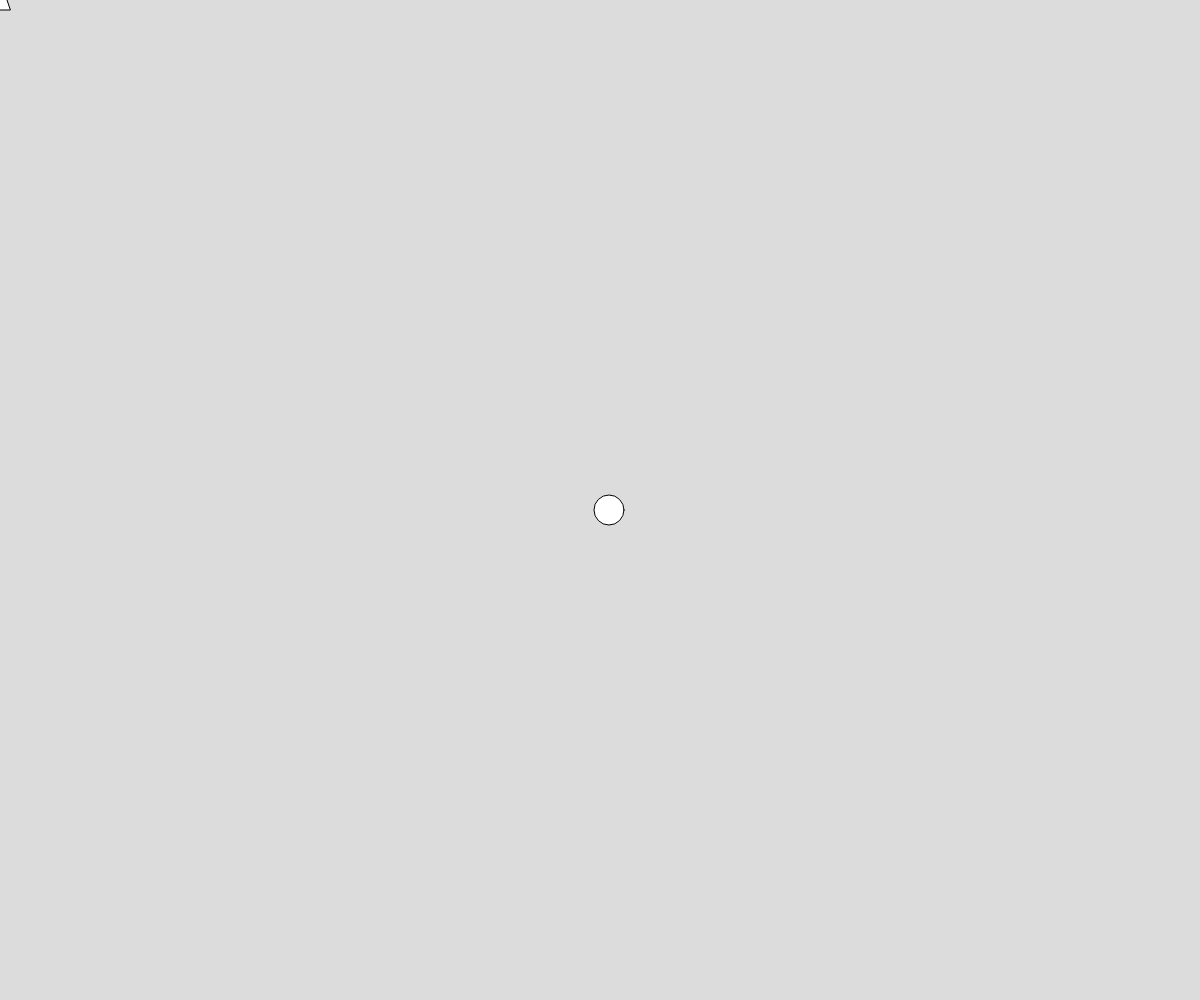
Frame 1 (no input)
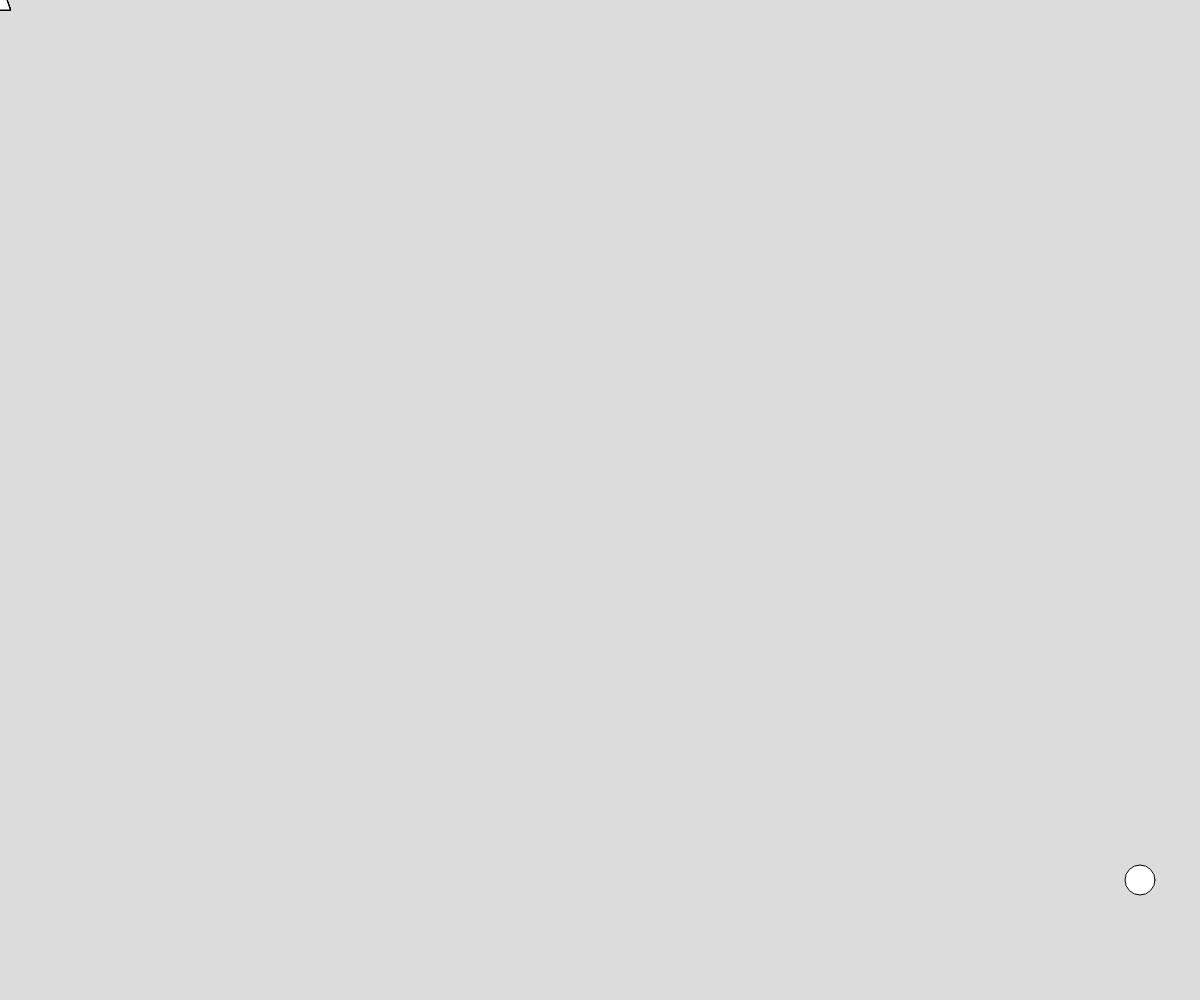
Frame 60 (no input)
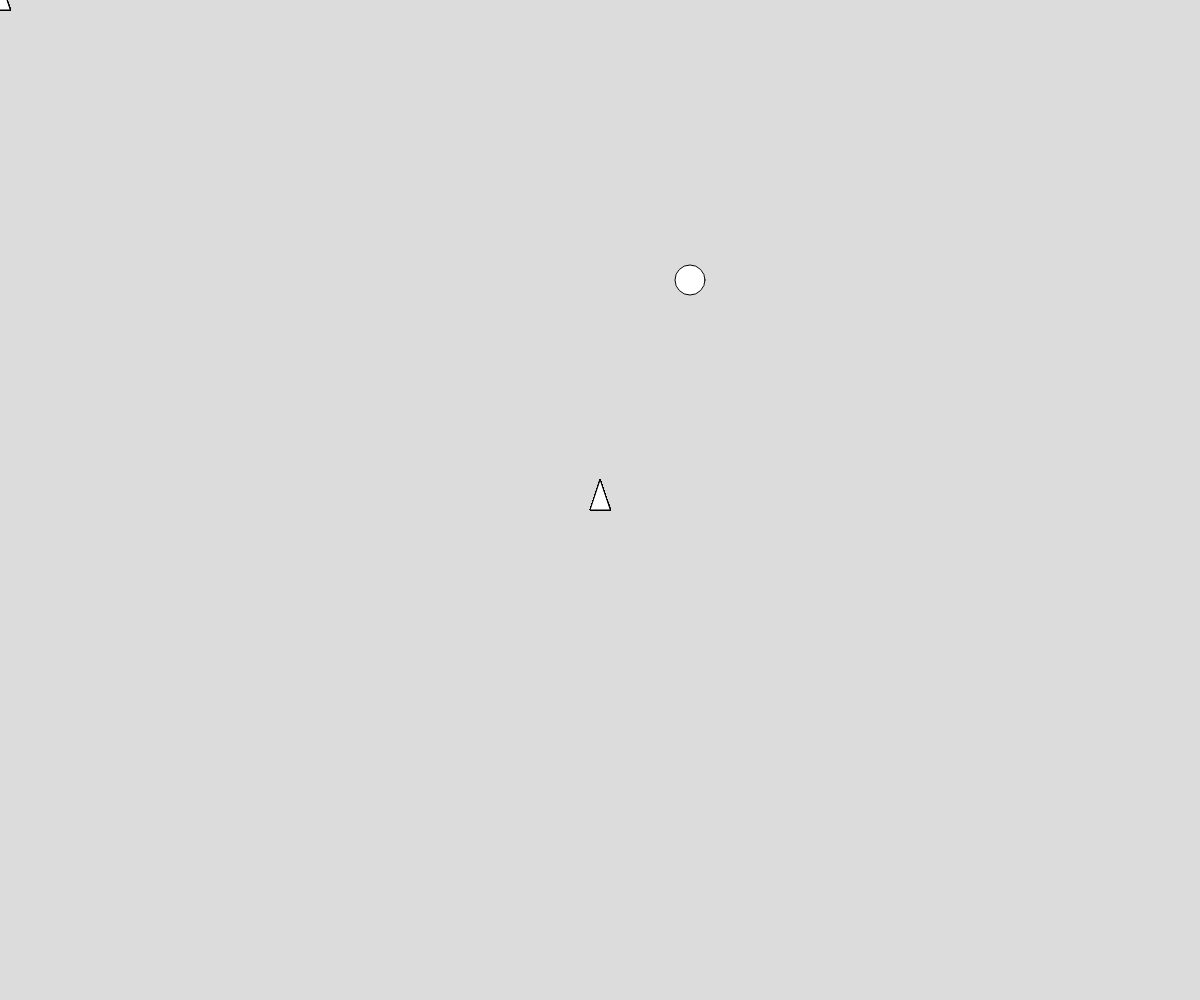
Frame 120 (the mouse pressed at the canvas centre since frame 60)

The p5.js sketch that drew these frames (run headless with seeded random() and noise() and a simulated clock; from frame 60 on, the mouse is pressed at the canvas centre):

// p5.js sketch
// ── sketch.js
// Colors and cavases program 
// Tyler Lusher 
// sept 13 2023
//
// Extra for Experts:
// 

//global variables
let ballX, ballY, ballSize = 30;
let xSpeed = 9, ySpeed = 10;
let colorA;
let colorB;

function keyPressed(){
// once per key pressed 
if (key === 'a') fill(colorA);
if (key === 'b') fill(colorB);


}

function setup() {
  createCanvas(windowWidth, windowHeight);
  overlay = createGraphics(width,height);
  colorA= color(128, 20, 190)
  colorB= color('blue')
  ballX = width/2;
  ballY = height/2;
}

function draw() {
  background(220);
  moveAndDrawBall();
  drawTriangle();
}

function moveAndDrawBall(){
  // update the position  
  ballX += xSpeed; // ballX = ballX+
  ballY += ySpeed;
  // update the direction
if(ballX-ballSize/2<=0 || ballX+ballSize/2>=width){
 xSpeed = xSpeed * -1;
}
if(ballY-ballSize/2<=0 || ballY+ballSize/2>=height){
  ySpeed = ySpeed * -1;
 }
  // render the ball
  //fill(0);
  circle(ballX,ballY, ballSize);
}
function drawTriangle(){
//draw a triangle at mouse cursor
overlay.triangle(mouseX,mouseY-20,mouseX-10,mouseY+10,mouseX+10,mouseY+10);

image(overlay,0,0);

}
